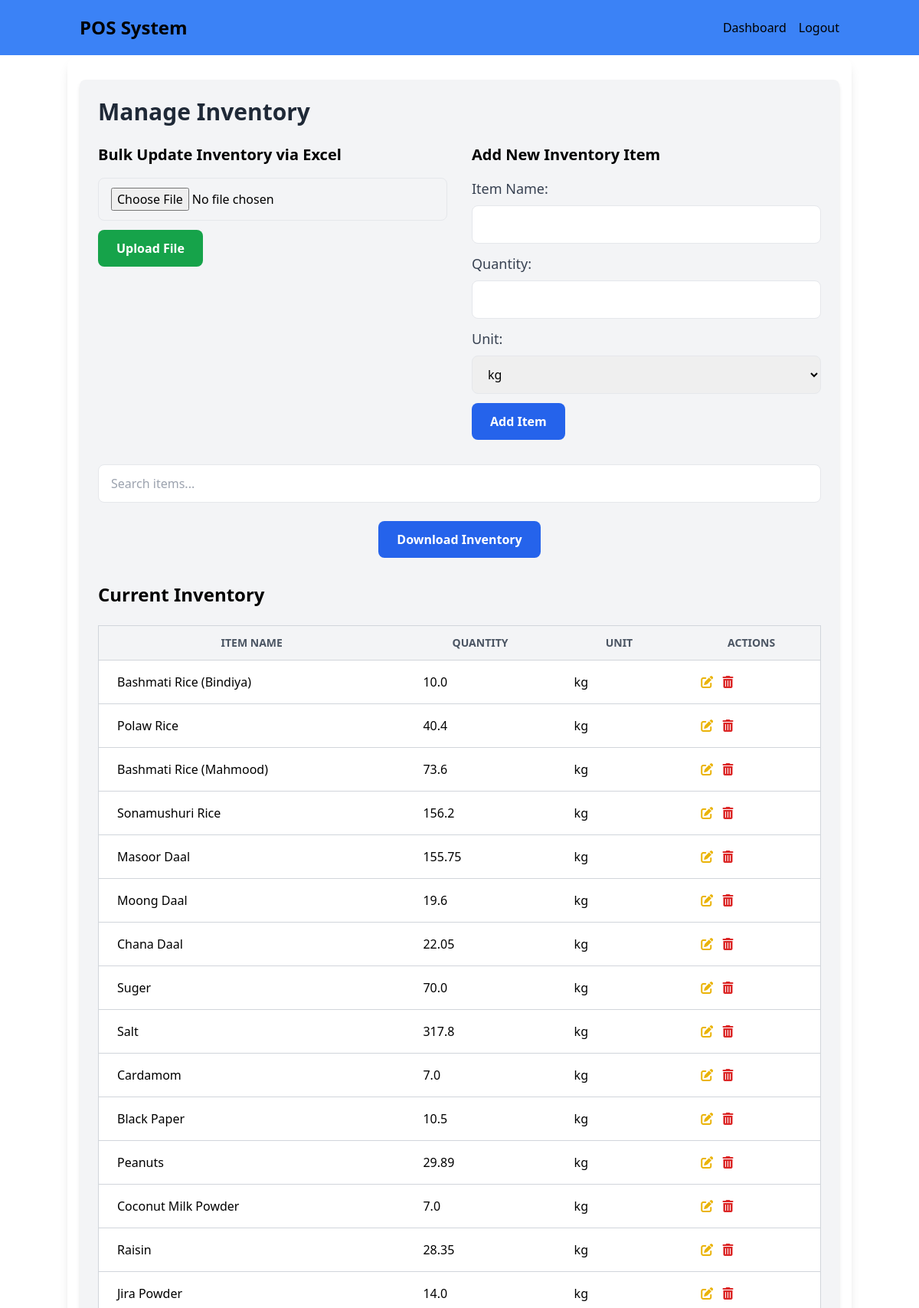
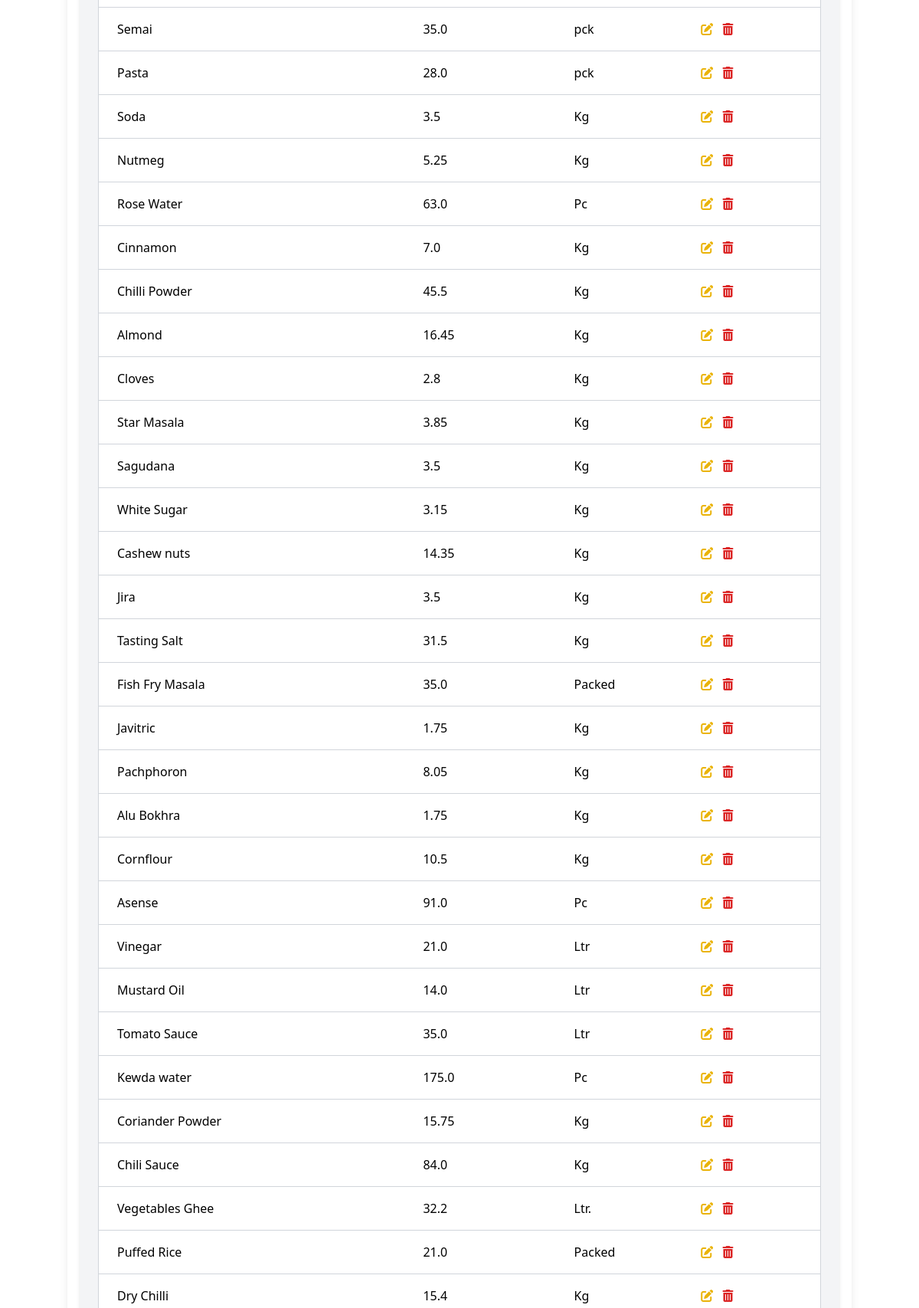
The page /inventory (signed in, upper part) on the database its author committed (2 pictures, top to bottom).
### models.py (models this page shows, shortened)
class Inventory(db.Model):
    id = db.Column(db.Integer, primary_key=True)
    name = db.Column(db.String(100), nullable=False)
    quantity = db.Column(db.Float, nullable=False, default=0.0)  # Total stock
    unit = db.Column(db.String(20), nullable=False)  # Unit like kg, liters, etc.

### routes.py (the view)
    @app.route('/inventory')
    @login_required
    def inventory_page():
        inventory_items = Inventory.query.all()
        return render_template('inventory.html', inventory_items=inventory_items)

### app_init.py (called while the page is built)
def create_initialized_flask_app():
    app = Flask(__name__, static_folder='static')
    app.config['SECRET_KEY'] = 'your-secret-key'
    database_path = os.path.join(os.path.abspath(os.path.dirname(__file__)), 'data', 'pos_system.db')
    app.config['SQLALCHEMY_DATABASE_URI'] = f'sqlite:///{database_path}'
    app.config['SQLALCHEMY_TRACK_MODIFICATIONS'] = False
    app.config['JWT_SECRET_KEY'] = 'another-secret-key'
    db.init_app(app)
    login_manager.init_app(app)
    jwt.init_app(app)
    from models import User
    @login_manager.user_loader
    def load_user(user_id):
        return User.query.get(int(user_id))
    with app.app_context():
        db.create_all()
    return app

### templates/inventory.html (shortened to what this page needs)
{% extends "base.html" %} {% block content %}
<div class="container mx-auto p-6 bg-gray-100 rounded-lg shadow-md">
  <h1 class="text-3xl font-bold text-gray-800 mb-6">Manage Inventory</h1>
  <div class="flex space-x-8">
    <div class="w-1/2">
      <h2 class="text-xl font-bold mb-4">Bulk Update Inventory via Excel</h2>
      <form
        method="POST"
        action="{{ url_for('upload_inventory') }}"
        enctype="multipart/form-data"
        onsubmit="return checkRole()"
      >
        <input
          type="file"
          name="file"
          id="file"
          class="w-full px-4 py-3 border rounded-lg mb-3"
          required
        />
        <button
          type="submit"
          class="bg-green-600 text-white font-bold py-3 px-6 rounded-lg"
        >
          Upload File
        </button>
      </form>
    </div>
    <div class="w-1/2">
      <h2 class="text-xl font-bold mb-4">Add New Inventory Item</h2>
      <form
        method="POST"
        action="{{ url_for('add_inventory') }}"
        onsubmit="return checkRole()"
      >
        <div class="mb-3">
          <label for="name" class="block text-lg font-medium text-gray-700 mb-2"
            >Item Name:</label
          >
          <input
            type="text"
            name="name"
            id="name"
            class="w-full px-4 py-3 border rounded-lg"
            required
          />
        </div>
        <div class="mb-3">
          <label
            for="quantity"
            class="block text-lg font-medium text-gray-700 mb-2"
            >Quantity:</label
          >
          <input
            type="number"
            step="any"
            name="quantity"
            id="quantity"
            class="w-full px-4 py-3 border rounded-lg"
            required
          />
        </div>
        <div class="mb-3">
          <label for="unit" class="block text-lg font-medium text-gray-700 mb-2"
            >Unit:</label
          >
          <select
            name="unit"
            id="unit"
            class="w-full px-4 py-3 border rounded-lg"
            required
          >
            <option value="kg">kg</option>
          </select>
        </div>
        <button
          type="submit"
          class="bg-blue-600 text-white font-bold py-3 px-6 rounded-lg"
        >
          Add Item
        </button>
      </form>
    </div>
  </div>
  <div class="mt-8 mb-6">
    <input
      type="text"
      id="searchInput"
      placeholder="Search items..."
      class="w-full px-4 py-3 border rounded-lg"
      onkeyup="searchInventory()"
    />
  </div>
  <div class="flex justify-center mt-6">
    <a
      href="{{ url_for('download_inventory') }}"
      class="bg-blue-600 hover:bg-blue-700 text-white font-bold py-3 px-6 rounded-lg"
    >
      Download Inventory
    </a>
  </div>
  <h2 class="text-2xl font-bold mt-8 mb-4">Current Inventory</h2>
  <table class="min-w-full bg-white border border-gray-300 mt-6">
    <thead>
      <tr>
        <th
          class="py-3 px-6 bg-gray-100 font-bold uppercase text-sm text-gray-600 border-b border-gray-300"
        >
          Item Name
        </th>
        <th
          class="py-3 px-6 bg-gray-100 font-bold uppercase text-sm text-gray-600 border-b border-gray-300"
        >
          Quantity
        </th>
        <th
          class="py-3 px-6 bg-gray-100 font-bold uppercase text-sm text-gray-600 border-b border-gray-300"
        >
          Unit
        </th>
        <th
          class="py-3 px-6 bg-gray-100 font-bold uppercase text-sm text-gray-600 border-b border-gray-300"
        >
          Actions
        </th>
      </tr>
    </thead>
    <tbody>
      {% for item in inventory_items %}
      <tr>
        <td class="py-4 px-6 border-b border-gray-300">{{ item.name }}</td>
        <td class="py-4 px-6 border-b border-gray-300">
          {{ item.quantity | round(3)}}
        </td>
        <td class="py-4 px-6 border-b border-gray-300">{{ item.unit }}</td>
        <td class="py-4 px-6 border-b border-gray-300">
          <button
            onclick="openEditModal('{{ item.id }}', '{{ item.name }}', '{{ item.quantity }}', '{{ item.unit }}')"
            class="mr-2"
          >
            <i class="fas fa-edit text-yellow-500 hover:text-yellow-600"></i>
          </button>
          <form
            action="{{ url_for('delete_inventory', item_id=item.id) }}"
            method="POST"
            style="display: inline"
            onsubmit="return checkRole()"
          >
            <button type="submit">
              <i class="fas fa-trash-alt text-red-600 hover:text-red-700"></i>
            </button>
          </form>
        </td>
      </tr>
      {% endfor %}
    </tbody>
  </table>
</div>
{% endblock %}

### static/css/styles.css (style rules this page uses)
html, :host { line-height: 1.5; -webkit-text-size-adjust: 100%; -moz-tab-size: 4; -o-tab-size: 4; tab-size: 4; font-family: ui-sans-serif, system-ui, sans-serif, "Apple Color Emoji", "Segoe UI Emoji", "Segoe UI Symbol", "Noto Color Emoji"; font-feature-settings: normal; font-variation-settings: normal; -webkit-tap-highlight-color: transparent; }
body { margin: 0; line-height: inherit; }
h1, h2, h3, h4, h5, h6 { font-size: inherit; font-weight: inherit; }
a { color: inherit; text-decoration: inherit; }
table { text-indent: 0; border-color: inherit; border-collapse: collapse; }
button, input, optgroup, select, textarea { font-family: inherit; font-feature-settings: inherit; font-variation-settings: inherit; font-size: 100%; font-weight: inherit; line-height: inherit; letter-spacing: inherit; color: inherit; margin: 0; padding: 0; }
button, select { text-transform: none; }
button, input:where([type='button']), input:where([type='reset']), input:where([type='submit']) { -webkit-appearance: button; background-color: transparent; background-image: none; }
blockquote, dl, dd, h1, h2, h3, h4, h5, h6, hr, figure, p, pre { margin: 0; }
input::placeholder, textarea::placeholder { opacity: 1; color: #9ca3af; }
button, [role="button"] { cursor: pointer; }
.container { width: 100%; }
@media (min-width: 640px) { .container { max-width: 640px; } }
@media (min-width: 768px) { .container { max-width: 768px; } }
@media (min-width: 1024px) { .container { max-width: 1024px; } }
.mx-auto { margin-left: auto; margin-right: auto; }
.mb-2 { margin-bottom: 0.5rem; }
.mb-3 { margin-bottom: 0.75rem; }
.mb-4 { margin-bottom: 1rem; }
.mb-6 { margin-bottom: 1.5rem; }
.mr-2 { margin-right: 0.5rem; }
.mt-6 { margin-top: 1.5rem; }
.mt-8 { margin-top: 2rem; }
.block { display: block; }
.flex { display: flex; }
.w-1\/2 { width: 50%; }
.w-full { width: 100%; }
.min-w-full { min-width: 100%; }
.justify-center { justify-content: center; }
.space-x-8 > :not([hidden]) ~ :not([hidden]) { --tw-space-x-reverse: 0; margin-right: calc(2rem * var(--tw-space-x-reverse)); margin-left: calc(2rem * calc(1 - var(--tw-space-x-reverse))); }
.rounded-lg { border-radius: 0.5rem; }
.border { border-width: 1px; }
.border-b { border-bottom-width: 1px; }
.border-gray-300 { --tw-border-opacity: 1; border-color: rgb(209 213 219 / var(--tw-border-opacity)); }
.bg-blue-600 { --tw-bg-opacity: 1; background-color: rgb(37 99 235 / var(--tw-bg-opacity)); }
.bg-gray-100 { --tw-bg-opacity: 1; background-color: rgb(243 244 246 / var(--tw-bg-opacity)); }
.bg-green-600 { --tw-bg-opacity: 1; background-color: rgb(22 163 74 / var(--tw-bg-opacity)); }
.bg-white { --tw-bg-opacity: 1; background-color: rgb(255 255 255 / var(--tw-bg-opacity)); }
.p-6 { padding: 1.5rem; }
.px-4 { padding-left: 1rem; padding-right: 1rem; }
.px-6 { padding-left: 1.5rem; padding-right: 1.5rem; }
.py-3 { padding-top: 0.75rem; padding-bottom: 0.75rem; }
.py-4 { padding-top: 1rem; padding-bottom: 1rem; }
.text-2xl { font-size: 1.5rem; line-height: 2rem; }
.text-3xl { font-size: 1.875rem; line-height: 2.25rem; }
.text-lg { font-size: 1.125rem; line-height: 1.75rem; }
.text-sm { font-size: 0.875rem; line-height: 1.25rem; }
.text-xl { font-size: 1.25rem; line-height: 1.75rem; }
.font-bold { font-weight: 700; }
.font-medium { font-weight: 500; }
.uppercase { text-transform: uppercase; }
.text-gray-600 { --tw-text-opacity: 1; color: rgb(75 85 99 / var(--tw-text-opacity)); }
.text-gray-700 { --tw-text-opacity: 1; color: rgb(55 65 81 / var(--tw-text-opacity)); }
.text-gray-800 { --tw-text-opacity: 1; color: rgb(31 41 55 / var(--tw-text-opacity)); }
.text-red-600 { --tw-text-opacity: 1; color: rgb(220 38 38 / var(--tw-text-opacity)); }
.text-white { --tw-text-opacity: 1; color: rgb(255 255 255 / var(--tw-text-opacity)); }
.text-yellow-500 { --tw-text-opacity: 1; color: rgb(234 179 8 / var(--tw-text-opacity)); }
.shadow-md { --tw-shadow: 0 4px 6px -1px rgb(0 0 0 / 0.1), 0 2px 4px -2px rgb(0 0 0 / 0.1); --tw-shadow-colored: 0 4px 6px -1px var(--tw-shadow-color), 0 2px 4px -2px var(--tw-shadow-color); box-shadow: var(--tw-ring-offset-shadow, 0 0 #0000), var(--tw-ring-shadow, 0 0 #0000), var(--tw-shadow); }

### templates/base.html (style rules this page uses)
* { color: black; }

### rows shown on the page
Inventory: name "Bashmati Rice (Bindiya)", quantity "10.0", unit "kg"
Inventory: name "Polaw Rice", quantity "40.4", unit "kg"
Inventory: name "Bashmati Rice (Mahmood)", quantity "73.6", unit "kg"
Inventory: name "Sonamushuri Rice", quantity "156.2", unit "kg"
Inventory: name "Masoor Daal", quantity "155.75", unit "kg"
Inventory: name "Moong Daal", quantity "19.6", unit "kg"
Inventory: name "Chana Daal", quantity "22.05", unit "kg"
Inventory: name "Suger", quantity "70.0", unit "kg"
Inventory: name "Salt", quantity "317.8", unit "kg"
Inventory: name "Cardamom", quantity "7.0", unit "kg"
Inventory: name "Black Paper", quantity "10.5", unit "kg"
Inventory: name "Peanuts", quantity "29.89", unit "kg"
Inventory: name "Coconut Milk Powder", quantity "7.0", unit "kg"
Inventory: name "Raisin", quantity "28.35", unit "kg"
Inventory: name "Jira Powder", quantity "14.0", unit "kg"
Inventory: name "Semai", quantity "35.0", unit "pck"
Inventory: name "Pasta", quantity "28.0", unit "pck"
Inventory: name "Soda", quantity "3.5", unit "Kg"
Inventory: name "Nutmeg", quantity "5.25", unit "Kg"
Inventory: name "Rose Water", quantity "63.0", unit "Pc"
Inventory: name "Cinnamon", quantity "7.0", unit "Kg"
Inventory: name "Chilli Powder", quantity "45.5", unit "Kg"
Inventory: name "Almond", quantity "16.45", unit "Kg"
Inventory: name "Cloves", quantity "2.8", unit "Kg"
Inventory: name "Star Masala", quantity "3.85", unit "Kg"
Inventory: name "Sagudana", quantity "3.5", unit "Kg"
Inventory: name "White Sugar", quantity "3.15", unit "Kg"
Inventory: name "Cashew nuts", quantity "14.35", unit "Kg"
Inventory: name "Jira", quantity "3.5", unit "Kg"
Inventory: name "Tasting Salt", quantity "31.5", unit "Kg"
Inventory: name "Fish Fry Masala", quantity "35.0", unit "Packed"
Inventory: name "Javitric", quantity "1.75", unit "Kg"
Inventory: name "Pachphoron", quantity "8.05", unit "Kg"
Inventory: name "Alu Bokhra", quantity "1.75", unit "Kg"
Inventory: name "Cornflour", quantity "10.5", unit "Kg"
Inventory: name "Asense", quantity "91.0", unit "Pc"
Inventory: name "Vinegar", quantity "21.0", unit "Ltr"
Inventory: name "Mustard Oil", quantity "14.0", unit "Ltr"
Inventory: name "Tomato Sauce", quantity "35.0", unit "Ltr"
Inventory: name "Kewda water", quantity "175.0", unit "Pc"
Inventory: name "Coriander Powder", quantity "15.75", unit "Kg"
Inventory: name "Chili Sauce", quantity "84.0", unit "Kg"
Inventory: name "Vegetables Ghee", quantity "32.2", unit "Ltr."
Inventory: name "Puffed Rice", quantity "21.0", unit "Packed"
Inventory: name "Dry Chilli", quantity "15.4", unit "Kg"
